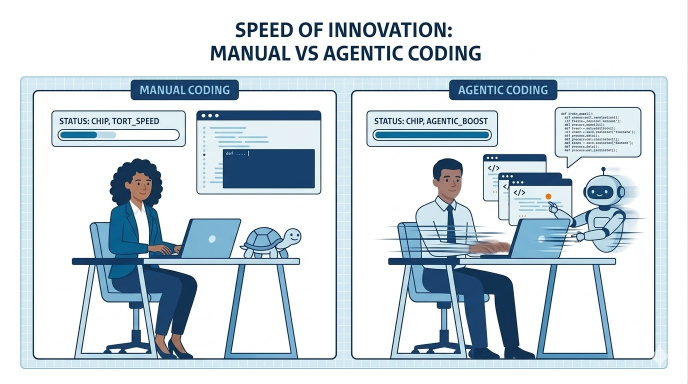
#> input picture reusable-images/agentic-speedup.jpg, 1375 x 768 px (shown at 1/2 size); its folder holds only this picture in this run
$ python -i describe_achtergronden_images.py   (imports and definitions only)
#> lines starting #> are read from the running program, lines starting #| are printed output that depends on the picture
from pathlib import Path

import numpy as np
from PIL import Image

TARGET_DIR = Path(
    r"c:\Users\vries\Projects\presentaties\style\rijksoverheid-huisstijl\Preview-Rijksillustratieset-Achtergronden-v1.0-0523-RGB-ww"
)
OUT_CSV = TARGET_DIR / "descriptions.csv"
OUT_MD = TARGET_DIR / "descriptions.md"


def load_rgb(path: Path) -> np.ndarray:
    with Image.open(path) as img:
        arr = np.array(img.convert("RGB").resize((480, 270), Image.Resampling.BILINEAR))
    return arr.astype(np.float32)


def brightness_label(gray: np.ndarray) -> str:
    m = float(gray.mean())
    if m < 80:
        return "donkere"
    if m < 165:
        return "midden"
    return "lichte"


def hue_label(rgb: np.ndarray) -> str:
    pixels = rgb.reshape(-1, 3) / 255.0
    r, g, b = pixels[:, 0], pixels[:, 1], pixels[:, 2]
    maxc = np.max(pixels, axis=1)
    minc = np.min(pixels, axis=1)
    diff = maxc - minc
    sat = np.where(maxc == 0, 0, diff / maxc)
    vivid = sat > 0.15

    if vivid.mean() < 0.12:
        return "neutrale tint"

    hue = np.zeros_like(maxc)
    mask = diff != 0
    idx = (maxc == r) & mask
    hue[idx] = (60 * ((g[idx] - b[idx]) / diff[idx]) + 360) % 360
    idx = (maxc == g) & mask
    hue[idx] = 60 * ((b[idx] - r[idx]) / diff[idx]) + 120
    idx = (maxc == b) & mask
    hue[idx] = 60 * ((r[idx] - g[idx]) / diff[idx]) + 240
    h = float(np.median(hue[vivid]))

    if h < 20 or h >= 340:
        return "rode tint"
    if h < 45:
        return "oranje tint"
    if h < 70:
        return "gele tint"
    if h < 160:
        return "groene tint"
    if h < 200:
        return "cyaan tint"
    if h < 255:
        return "blauwe tint"
    if h < 300:
        return "paarse tint"
    return "roze tint"


def gradient_type(gray: np.ndarray) -> tuple[str, float]:
    row_mean = gray.mean(axis=1)
    col_mean = gray.mean(axis=0)
    y_trend = float(abs(row_mean[-1] - row_mean[0]))
    x_trend = float(abs(col_mean[-1] - col_mean[0]))

    yy, xx = np.mgrid[0 : gray.shape[0], 0 : gray.shape[1]]
    cy, cx = gray.shape[0] / 2, gray.shape[1] / 2
    rr = np.sqrt((yy - cy) ** 2 + (xx - cx) ** 2)
    radial_corr = float(np.corrcoef(rr.reshape(-1), gray.reshape(-1))[0, 1])

    if abs(radial_corr) > 0.28:
        return "radiaal verloop", abs(radial_corr)
    if y_trend > x_trend and y_trend > 16:
        return "verticaal verloop", y_trend
    if x_trend > 16:
        return "horizontaal verloop", x_trend
    return "geen duidelijk verloop", max(x_trend, y_trend)


def texture_type(gray: np.ndarray) -> tuple[str, float]:
    gx = np.abs(np.diff(gray, axis=1))
    gy = np.abs(np.diff(gray, axis=0))
    edge = float((gx.mean() + gy.mean()) / 2)

    smooth = np.array(Image.fromarray(gray.astype(np.uint8)).resize((120, 68), Image.Resampling.BILINEAR))
    rough = np.array(Image.fromarray(smooth.astype(np.uint8)).resize((480, 270), Image.Resampling.NEAREST))
    detail = gray - rough.astype(np.float32)
    detail_strength = float(np.std(detail))

    score = (edge + detail_strength) / 2
    if score < 7:
        return "effen", score
    if score < 13:
        return "zacht textuur", score
    if score < 20:
        return "fijne textuur", score
    return "drukke textuur", score


def abstract_shape_type(rgb: np.ndarray) -> tuple[str, float]:
    small = np.array(Image.fromarray(rgb.astype(np.uint8)).resize((120, 68), Image.Resampling.BILINEAR)).astype(np.float32)
    flat = small.reshape(-1, 3)
    center = flat[np.random.default_rng(42).choice(flat.shape[0], size=4, replace=False)]

    for _ in range(8):
        d = np.sum((flat[:, None, :] - center[None, :, :]) ** 2, axis=2)
        labels = np.argmin(d, axis=1)
        for i in range(4):
            pts = flat[labels == i]
            if len(pts) > 0:
                center[i] = pts.mean(axis=0)

    dominant = np.bincount(labels, minlength=4) / labels.size
    entropy = float(-np.sum(np.where(dominant > 0, dominant * np.log2(dominant), 0)))

    if entropy < 1.0:
        return "met weinig vormen", entropy
    if entropy < 1.6:
        return "met enkele zachte vormen", entropy
    return "met meerdere organische vormen", entropy


def describe_image(path: Path) -> str:
    rgb = load_rgb(path)
#> in load_rgb, img is the input picture: PIL image 1375x768 RGB; mean R, G, B 205.4, 216.7, 224.1
#> in load_rgb, `arr = np.array(img.convert("RGB").resize((480, 270), Image.Resampling...`:
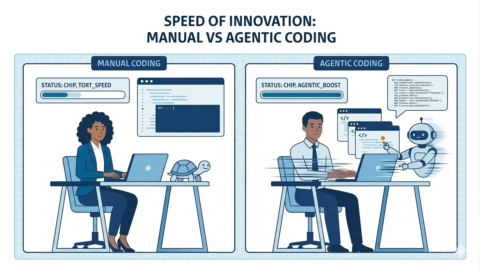
#> arr: shape (270, 480, 3); mean R, G, B 205.5, 216.7, 224.2
    gray = rgb.mean(axis=2)
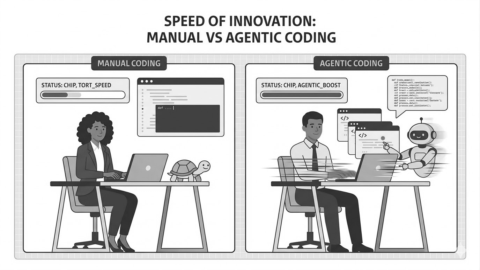
#> gray: shape (270, 480) float32; min 36.33, max 255, mean 215.4

    licht = brightness_label(gray)
#> in brightness_label, `m = float(gray.mean())`: m = 215.4
#> licht = 'lichte'
    kleur = hue_label(rgb)
#> in hue_label, `h = float(np.median(hue[vivid]))`: h = 205.7
#> kleur = 'blauwe tint'
    verloop, _ = gradient_type(gray)
#> in gradient_type, `row_mean = gray.mean(axis=1)`: row_mean = 270 values, max 255 at index 1, min 114.1 at index 252, mean 215.4
#> in gradient_type, `col_mean = gray.mean(axis=0)`: col_mean = 480 values, max 255 at index 6, min 129.2 at index 245, mean 215.4
#> in gradient_type, `y_trend = float(abs(row_mean[-1] - row_mean[0]))`: y_trend = 0.575
#> in gradient_type, `x_trend = float(abs(col_mean[-1] - col_mean[0]))`: x_trend = 5.83
#> in gradient_type, `radial_corr = float(np.corrcoef(rr.reshape(-1), gray.reshape(-1))[0, 1])`: radial_corr = 0.204
#> verloop = 'geen duidelijk verloop'
    textuur, _ = texture_type(gray)
#> in texture_type, `gx = np.abs(np.diff(gray, axis=1))`:
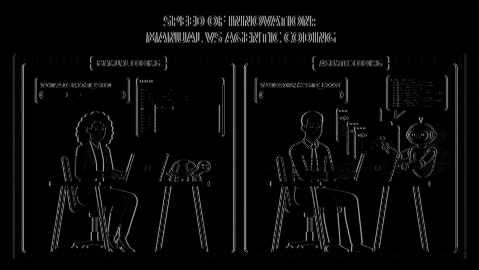
#> gx: shape (270, 479) float32; min 0, max 166, mean 9.2
#> in texture_type, `gy = np.abs(np.diff(gray, axis=0))`:
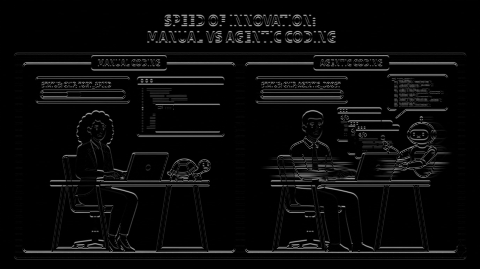
#> gy: shape (269, 480) float32; min 0, max 168.3, mean 10.2
#> in texture_type, `edge = float((gx.mean() + gy.mean()) / 2)`: edge = 9.7
#> in texture_type, `rough = np.array(Image.fromarray(smooth.astype(np.uint8)).resize((480,..`:
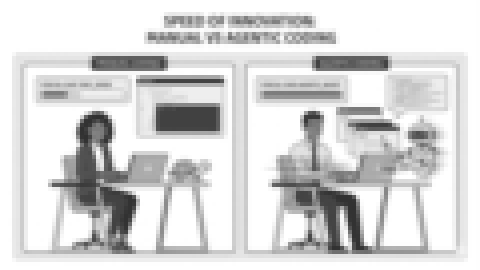
#> rough: shape (270, 480); min 49, max 255, mean 215.4
#> in texture_type, `detail = gray - rough.astype(np.float32)`:
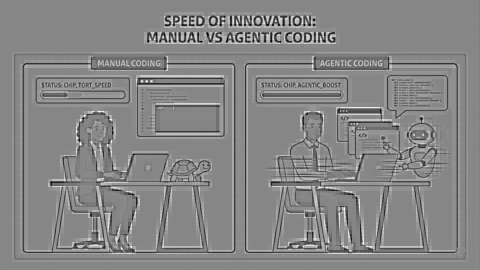
#> detail: shape (270, 480) float32; min -170.7, max 153.3, mean 0.1; drawn with min black and max white
#> in texture_type, `detail_strength = float(np.std(detail))`: detail_strength = 29.41
#> in texture_type, `score = (edge + detail_strength) / 2`: score = 19.56
#> textuur = 'fijne textuur'
    vormen, _ = abstract_shape_type(rgb)
#> in abstract_shape_type, `small = np.array(Image.fromarray(rgb.astype(np.uint8)).resize((120, 68..`:
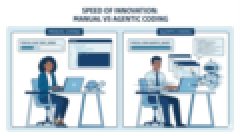
#> small: shape (68, 120, 3) float32 (shown 2 times larger); mean of channels 0, 1, 2 205.5, 216.8, 224.2; drawn as R, G, B
#> in abstract_shape_type, `center = flat[np.random.default_rng(42).choice(flat.shape[0], size=4, ..`: center = [[255, 255, 255], [255, 255, 255], [209, 229, 237], [118, 171, 202]]
#> after the loop in abstract_shape_type, `for _ in range(8):`: center = [[211.5, 224.8, 230.7], [253.4, 253.7, 253.7], [147.9, 174.4, 191.2], [58.66, 92.41, 123.3]]
#> in abstract_shape_type, `dominant = np.bincount(labels, minlength=4) / labels.size`: dominant = [0.263, 0.479, 0.15, 0.108]
#> in abstract_shape_type, `entropy = float(-np.sum(np.where(dominant > 0, dominant * np.log2(domi..`: entropy = 1.77
#> vormen = 'met meerdere organische vormen'

    if verloop == "geen duidelijk verloop":
        return f"{licht.capitalize()} achtergrond in {kleur}, {textuur}, {vormen}."
    return f"{licht.capitalize()} achtergrond in {kleur} met {verloop}, {textuur}, {vormen}."


def main() -> None:
    files = sorted(TARGET_DIR.glob("*.png"))
    if not files:
        raise FileNotFoundError(f"No PNG files found in: {TARGET_DIR}")

    rows: list[tuple[str, str]] = []
    for path in files:
        description = describe_image(path)
        rows.append((path.name, description))

    csv_lines = ["file,description"]
    csv_lines += [f'"{name}","{desc}"' for name, desc in rows]
    OUT_CSV.write_text("\n".join(csv_lines), encoding="utf-8")

    md_lines = ["# Achtergronden beschrijvingen", ""]
    md_lines += [f"- **{name}**: {desc}" for name, desc in rows]
    OUT_MD.write_text("\n".join(md_lines), encoding="utf-8")

    print(f"Wrote {len(rows)} descriptions to:")
    print(f"- {OUT_CSV}")
    print(f"- {OUT_MD}")


# [2 lines not run here, left out]

>>> result = describe_image('../../reusable-images/agentic-speedup.jpg')

$ run again, on reusable-images/robot agenda.jpg
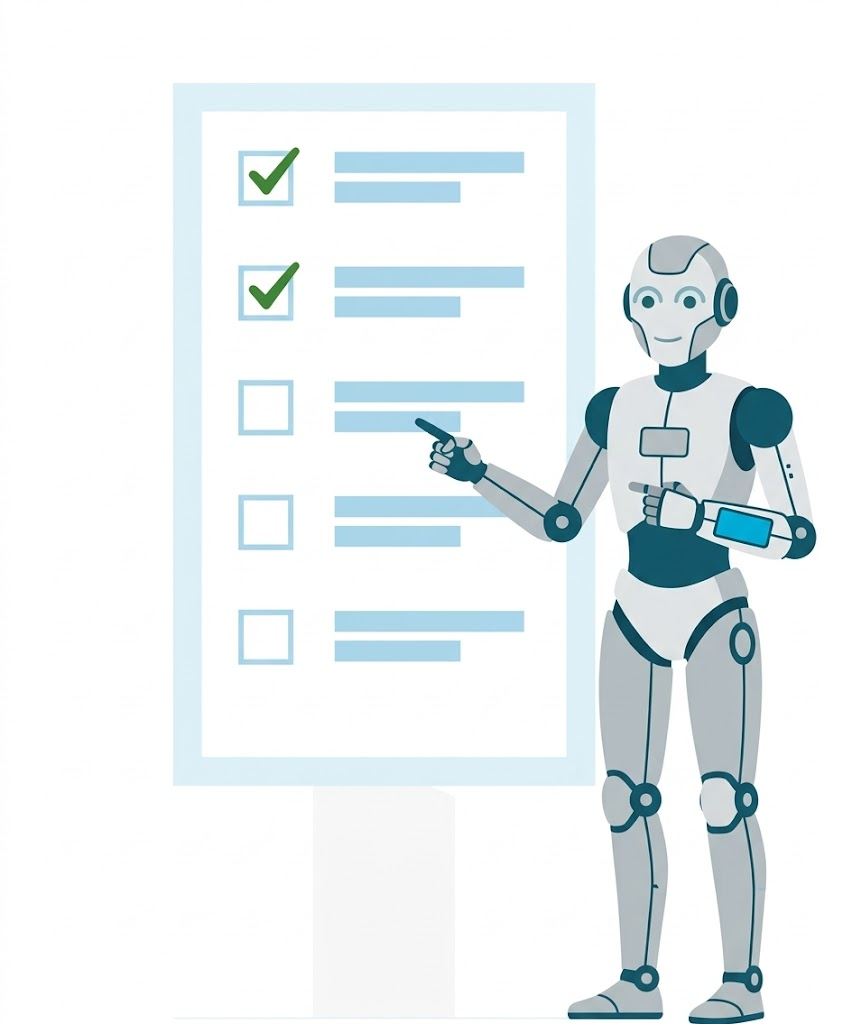
#> input picture reusable-images/robot agenda.jpg, 852 x 1024 px
#> in load_rgb, img is the input picture: PIL image 852x1024 RGB; mean R, G, B 234.8, 241, 243
#> m = 239.6
#> licht = 'lichte'
#> kleur = 'neutrale tint'
#> row_mean = 270 values, max 255 at index 2, min 206.9 at index 141, mean 239.6
#> col_mean = 480 values, max 255 at index 6, min 180.3 at index 366, mean 239.6
#> y_trend = 14.03
#> x_trend = 0.885
#> radial_corr = 0.0932
#> verloop = 'geen duidelijk verloop'
#> edge = 2.59
#> in texture_type, `detail = gray - rough.astype(np.float32)`:
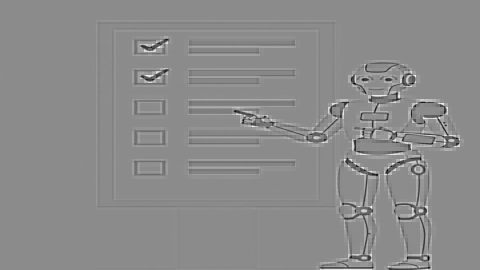
#> detail: shape (270, 480) float32; min -151, max 124.7, mean 0.1; drawn with min black and max white
#> detail_strength = 13.61
#> score = 8.1
#> textuur = 'zacht textuur'
#> in abstract_shape_type, `small = np.array(Image.fromarray(rgb.astype(np.uint8)).resize((120, 68..`:
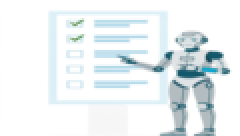
#> small: shape (68, 120, 3) float32 (shown 2 times larger); mean of channels 0, 1, 2 234.8, 241.1, 243.1; drawn as R, G, B
#> in abstract_shape_type, `center = flat[np.random.default_rng(42).choice(flat.shape[0], size=4, ..`: center = [[223, 228, 228], [255, 255, 255], [246, 251, 252], [247, 251, 253]]
#> after the loop in abstract_shape_type, `for _ in range(8):`: center = [[94.61, 137.9, 148.2], [254.3, 254.5, 254.6], [185.2, 204, 211], [228.8, 240.3, 244.7]]
#> dominant = [0.0499, 0.673, 0.103, 0.175]
#> entropy = 1.38
#> vormen = 'met enkele zachte vormen'

$ run again, on reusable-images/spec-driven-development.jpg
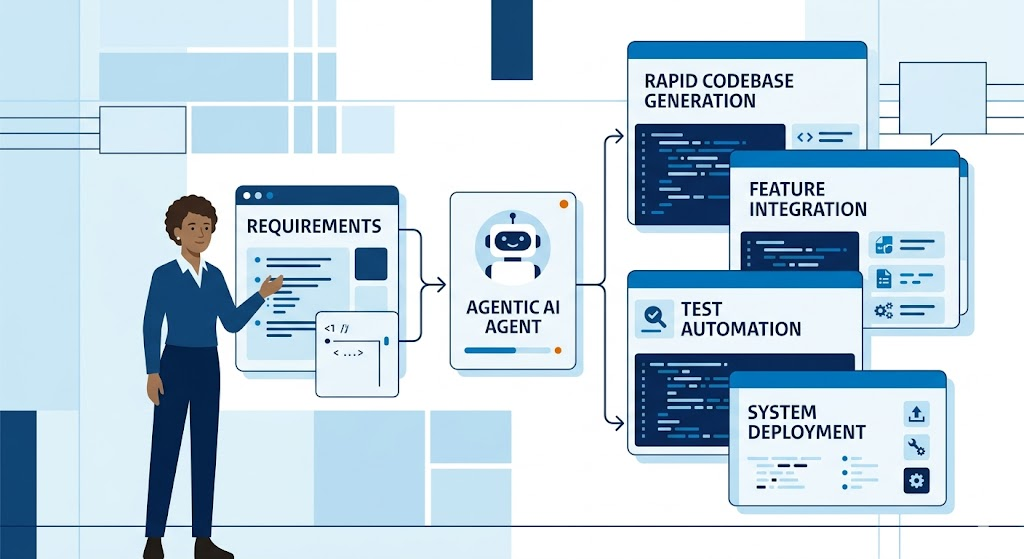
#> input picture reusable-images/spec-driven-development.jpg, 1024 x 559 px
#> in load_rgb, img is the input picture: PIL image 1024x559 RGB; mean R, G, B 194.2, 213, 225.6
#> m = 211
#> licht = 'lichte'
#> h = 202.8
#> kleur = 'blauwe tint'
#> row_mean = 270 values, max 238.6 at index 58, min 143 at index 254, mean 211
#> col_mean = 480 values, max 253.3 at index 277, min 119.9 at index 92, mean 211
#> y_trend = 10.05
#> x_trend = 66.39
#> radial_corr = 0.0343
#> verloop = 'horizontaal verloop'
#> edge = 7.28
#> in texture_type, `detail = gray - rough.astype(np.float32)`:
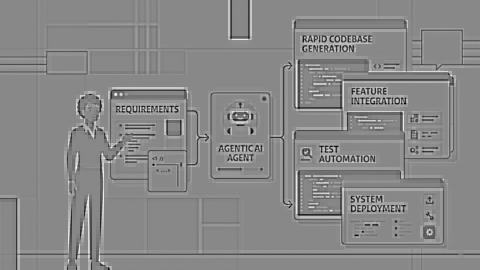
#> detail: shape (270, 480) float32; min -178, max 155.7, mean 0.2; drawn with min black and max white
#> detail_strength = 25.56
#> score = 16.42
#> textuur = 'fijne textuur'
#> in abstract_shape_type, `small = np.array(Image.fromarray(rgb.astype(np.uint8)).resize((120, 68..`:
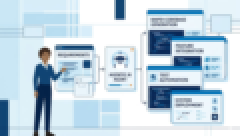
#> small: shape (68, 120, 3) float32 (shown 2 times larger); mean of channels 0, 1, 2 194.3, 213.1, 225.7; drawn as R, G, B
#> in abstract_shape_type, `center = flat[np.random.default_rng(42).choice(flat.shape[0], size=4, ..`: center = [[218, 235, 244], [201, 230, 244], [213, 228, 236], [211, 221, 226]]
#> after the loop in abstract_shape_type, `for _ in range(8):`: center = [[246.8, 250.4, 252.3], [150.9, 171.7, 188.3], [206.4, 228.7, 240.2], [29.93, 78.11, 122.2]]
#> dominant = [0.358, 0.0759, 0.439, 0.127]
#> entropy = 1.71
#> vormen = 'met meerdere organische vormen'
